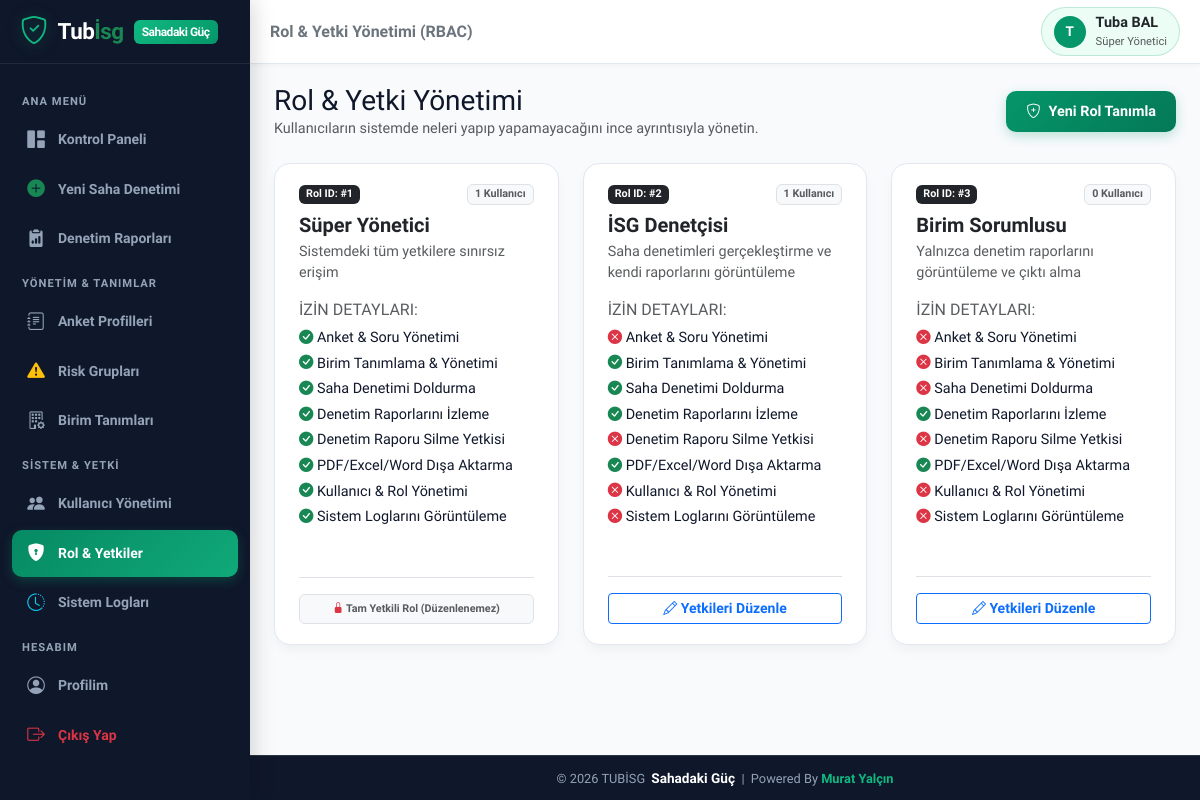
The app's page /roles.php (signed in) with its own data.
### tables this page shows
CREATE TABLE IF NOT EXISTS `users` (
  `id` INT AUTO_INCREMENT PRIMARY KEY,
  `username` VARCHAR(50) NOT NULL UNIQUE,
  `password` VARCHAR(255) NOT NULL,
  `name_surname` VARCHAR(100) NOT NULL,
  `email` VARCHAR(100) NULL,
  `role_id` INT NOT NULL,
  `is_active` TINYINT(1) DEFAULT 1,
  `created_at` DATETIME DEFAULT CURRENT_TIMESTAMP,
  FOREIGN KEY (`role_id`) REFERENCES `roles`(`id`) ON DELETE CASCADE
);

CREATE TABLE IF NOT EXISTS `roles` (
  `id` INT AUTO_INCREMENT PRIMARY KEY,
  `role_name` VARCHAR(50) NOT NULL,
  `description` VARCHAR(255) NULL,
  `permissions` TEXT NOT NULL,
  `created_at` DATETIME DEFAULT CURRENT_TIMESTAMP
);

### includes/auth.php (called while the page is built, shortened)
<?php
function is_logged_in() {
    return isset($_SESSION['user_id']) && !empty($_SESSION['user_id']);
}
function get_current_user_data() {
    static $currentUserData = null;
    if ($currentUserData !== null) return $currentUserData;
    $db = getDB();
    $stmt = $db->prepare("
        SELECT u.*, r.role_name, r.permissions
        FROM users u
        JOIN roles r ON u.role_id = r.id
        WHERE u.id = ? AND u.is_active = 1
    ");
    $stmt->execute([$_SESSION['user_id']]);
    $user = $stmt->fetch();
    $currentUserData = $user;
    return $user;
}
function has_permission($permission_key) {
    $user = get_current_user_data();
    if ((int)$user['role_id'] === 1) {
        return true;
    }
    $permissions = json_decode($user['permissions'], true);
    return isset($permissions[$permission_key]) && $permissions[$permission_key] === true;
}
function require_permission($permission_key) {
    if (!has_permission($permission_key)) {
        echo '<div style="font-family:sans-serif; padding:30px; text-align:center; background:#fff0f0; border-radius:12px; margin:50px auto; max-width:500px; color:#9b2c2c;">'
            . '<h2>🚫 Erişim Engellendi</h2>'
            . '<p>Bu işlemi yapmak için gerekli yetkiniz bulunmamaktadır.</p>'
            . '<a href="index.php" style="display:inline-block; padding:10px 20px; background:#e53e3e; color:#fff; text-decoration:none; border-radius:8px; margin-top:15px;">Ana Sayfaya Dön</a>'
            . '</div>';
        exit;
    }
}

### roles.php (the view, shortened to what this page needs)
<?php
require_once __DIR__ . '/includes/auth.php';
require_permission('users_manage');
$db = getDB();
$roles = $db->query("SELECT r.*, COUNT(u.id) as user_count FROM roles r LEFT JOIN users u ON r.id = u.role_id GROUP BY r.id ORDER BY r.id ASC")->fetchAll();
$pageTitle = 'Rol & Yetki Yönetimi (RBAC)';
include __DIR__ . '/includes/header.php';
?>
<div class="d-flex align-items-center justify-content-between mb-4">
  <div>
    <h3 class="fw-extrabold m-0">Rol & Yetki Yönetimi</h3>
    <p class="text-muted fs-7 m-0">Kullanıcıların sistemde neleri yapıp yapamayacağını ince ayrıntısıyla yönetin.</p>
  </div>
  <button type="button" class="btn btn-primary-custom" data-bs-toggle="modal" data-bs-target="#addRoleModal">
    <i class="bi bi-shield-plus"></i> Yeni Rol Tanımla
  </button>
</div>
<div class="row g-4 mb-5">
  <?php foreach ($roles as $role): ?>
    <?php
    $perms = json_decode($role['permissions'], true) ?? [];
    $isSuperAdmin = (int)$role['id'] === 1;
    ?>
    <div class="col-12 col-md-6 col-lg-4">
      <div class="custom-card h-100 d-flex flex-column justify-content-between">
        <div>
          <div class="d-flex align-items-center justify-content-between mb-2">
            <span class="badge bg-dark text-white font-weight-bold">Rol ID: #<?php echo $role['id']; ?></span>
            <span class="badge bg-light text-muted border"><?php echo $role['user_count']; ?> Kullanıcı</span>
          </div>
          <h5 class="fw-bold text-dark mb-1"><?php echo htmlspecialchars($role['role_name']); ?></h5>
          <p class="text-muted fs-7 mb-3"><?php echo htmlspecialchars($role['description'] ?? ''); ?></p>
          <h6 class="fs-8 text-uppercase text-muted font-weight-bold mb-2">İzin Detayları:</h6>
          <ul class="list-unstyled fs-7 mb-0">
            <li class="mb-1">
              <i class="bi bi-<?php echo ($isSuperAdmin || !empty($perms['surveys_manage'])) ? 'check-circle-fill text-success' : 'x-circle-fill text-danger'; ?>"></i>
              Anket & Soru Yönetimi
            </li>
            <li class="mb-1">
              <i class="bi bi-<?php echo ($isSuperAdmin || !empty($perms['units_manage'])) ? 'check-circle-fill text-success' : 'x-circle-fill text-danger'; ?>"></i>
              Birim Tanımlama & Yönetimi
            </li>
            <li class="mb-1">
              <i class="bi bi-<?php echo ($isSuperAdmin || !empty($perms['audit_conduct'])) ? 'check-circle-fill text-success' : 'x-circle-fill text-danger'; ?>"></i>
              Saha Denetimi Doldurma
            </li>
            <li class="mb-1">
              <i class="bi bi-<?php echo ($isSuperAdmin || !empty($perms['audit_view'])) ? 'check-circle-fill text-success' : 'x-circle-fill text-danger'; ?>"></i>
              Denetim Raporlarını İzleme
            </li>
            <li class="mb-1">
              <i class="bi bi-<?php echo ($isSuperAdmin || !empty($perms['audit_delete'])) ? 'check-circle-fill text-success' : 'x-circle-fill text-danger'; ?>"></i>
              Denetim Raporu Silme Yetkisi
            </li>
            <li class="mb-1">
              <i class="bi bi-<?php echo ($isSuperAdmin || !empty($perms['reports_export'])) ? 'check-circle-fill text-success' : 'x-circle-fill text-danger'; ?>"></i>
              PDF/Excel/Word Dışa Aktarma
            </li>
            <li class="mb-1">
              <i class="bi bi-<?php echo ($isSuperAdmin || !empty($perms['users_manage'])) ? 'check-circle-fill text-success' : 'x-circle-fill text-danger'; ?>"></i>
              Kullanıcı & Rol Yönetimi
            </li>
            <li class="mb-1">
              <i class="bi bi-<?php echo ($isSuperAdmin || !empty($perms['logs_view'])) ? 'check-circle-fill text-success' : 'x-circle-fill text-danger'; ?>"></i>
              Sistem Loglarını Görüntüleme
            </li>
          </ul>
        </div>
        <div class="mt-4 pt-3 border-top text-end">
          <?php if (!$isSuperAdmin): ?>
            <button class="btn btn-sm btn-outline-primary fw-bold w-100" data-bs-toggle="modal" data-bs-target="#editRoleModal<?php echo $role['id']; ?>">
              <i class="bi bi-pencil"></i> Yetkileri Düzenle
            </button>
          <?php else: ?>
            <span class="badge bg-light text-muted border w-100 p-2"><i class="bi bi-lock-fill text-danger"></i> Tam Yetkili Rol (Düzenlenemez)</span>
          <?php endif; ?>
        </div>
      </div>
    </div>
  <?php endforeach; ?>
</div>
<?php include __DIR__ . '/includes/footer.php'; ?>

### includes/header.php (shortened to what this page needs)
<?php
require_once __DIR__ . '/auth.php';
$user = get_current_user_data();
$currentPage = basename($_SERVER['PHP_SELF']);
?>
<!DOCTYPE html>
<html lang="tr">
<head>
  <link href="https://cdn.jsdelivr.net/npm/bootstrap@5.3.2/dist/css/bootstrap.min.css" rel="stylesheet">
  <link href="https://cdn.jsdelivr.net/npm/bootstrap-icons@1.11.2/font/bootstrap-icons.min.css" rel="stylesheet">
  <link href="assets/css/style.css" rel="stylesheet">
</head>
<body class="<?php echo is_logged_in() ? 'logged-in-mobile' : ''; ?>">
<div class="app-wrapper">
  <aside class="sidebar">
    <div class="sidebar-header">
      <a href="dashboard.php" class="brand-logo">
        <i class="bi bi-shield-check brand-icon fs-3"></i>
        <span>Tub<span class="text-success">İsg</span></span>
        <span class="brand-badge">Sahadaki Güç</span>
      </a>
    </div>
    <div class="sidebar-nav">
      <div class="nav-category">Ana Menü</div>
      <a href="dashboard.php" class="nav-link-custom <?php echo ($currentPage == 'dashboard.php' || $currentPage == 'index.php') ? 'active' : ''; ?>">
        <i class="bi bi-grid-1x2-fill"></i>
        <span>Kontrol Paneli</span>
      </a>
      <?php if (has_permission('audit_conduct')): ?>
      <a href="audit_new.php" class="nav-link-custom <?php echo ($currentPage == 'audit_new.php' || $currentPage == 'audit_fill.php') ? 'active' : ''; ?>">
        <i class="bi bi-plus-circle-fill text-success"></i>
        <span>Yeni Saha Denetimi</span>
      </a>
      <?php endif; ?>
      <?php if (has_permission('audit_view')): ?>
      <a href="audits_list.php" class="nav-link-custom <?php echo ($currentPage == 'audits_list.php' || $currentPage == 'audit_detail.php') ? 'active' : ''; ?>">
        <i class="bi bi-clipboard2-data-fill"></i>
        <span>Denetim Raporları</span>
      </a>
      <?php endif; ?>
      <div class="nav-category">Yönetim & Tanımlar</div>
      <?php if (has_permission('surveys_manage')): ?>
      <a href="survey_templates.php" class="nav-link-custom <?php echo ($currentPage == 'survey_templates.php' || $currentPage == 'survey_edit.php') ? 'active' : ''; ?>">
        <i class="bi bi-journal-text"></i>
        <span>Anket Profilleri</span>
      </a>
      <a href="risk_groups.php" class="nav-link-custom <?php echo $currentPage == 'risk_groups.php' ? 'active' : ''; ?>">
        <i class="bi bi-exclamation-triangle-fill text-warning"></i>
        <span>Risk Grupları</span>
      </a>
      <?php endif; ?>
      <?php if (has_permission('units_manage')): ?>
      <a href="units.php" class="nav-link-custom <?php echo $currentPage == 'units.php' ? 'active' : ''; ?>">
        <i class="bi bi-building-gear"></i>
        <span>Birim Tanımları</span>
      </a>
      <?php endif; ?>
      <?php if (has_permission('users_manage') || has_permission('logs_view')): ?>
      <div class="nav-category">Sistem & Yetki</div>
      <?php if (has_permission('users_manage')): ?>
      <a href="users.php" class="nav-link-custom <?php echo $currentPage == 'users.php' ? 'active' : ''; ?>">
        <i class="bi bi-people-fill"></i>
        <span>Kullanıcı Yönetimi</span>
      </a>
      <a href="roles.php" class="nav-link-custom <?php echo $currentPage == 'roles.php' ? 'active' : ''; ?>">
        <i class="bi bi-shield-lock-fill"></i>
        <span>Rol & Yetkiler</span>
      </a>
      <?php endif; ?>
      <?php if (has_permission('logs_view')): ?>
      <a href="logs.php" class="nav-link-custom <?php echo $currentPage == 'logs.php' ? 'active' : ''; ?>">
        <i class="bi bi-clock-history text-info"></i>
        <span>Sistem Logları</span>
      </a>
      <?php endif; ?>
      <?php endif; ?>
      <div class="nav-category">Hesabım</div>
      <a href="profile.php" class="nav-link-custom <?php echo $currentPage == 'profile.php' ? 'active' : ''; ?>">
        <i class="bi bi-person-circle"></i>
        <span>Profilim</span>
      </a>
      <a href="logout.php" class="nav-link-custom text-danger">
        <i class="bi bi-box-arrow-right"></i>
        <span>Çıkış Yap</span>
      </a>
    </div>
  </aside>
  <main class="main-content">
    <header class="top-navbar">
      <div class="d-flex align-items-center gap-3">
        <h5 class="m-0 fw-bold d-none d-sm-block text-secondary fs-6">
          <?php echo isset($pageTitle) ? htmlspecialchars($pageTitle) : 'İSG Saha Platformu'; ?>
        </h5>
      </div>
      <div class="d-flex align-items-center gap-3">
        <?php if ($user): ?>
        <a href="profile.php" class="user-profile-badge text-decoration-none" title="Profil Ayarları">
          <div class="avatar-circle">
            <?php echo mb_substr($user['name_surname'], 0, 1, 'UTF-8'); ?>
          </div>
          <div class="d-none d-md-block text-start">
            <div class="fw-bold fs-7 leading-tight text-dark"><?php echo htmlspecialchars($user['name_surname']); ?></div>
            <div class="text-muted fs-8" style="font-size:0.7rem;"><?php echo htmlspecialchars($user['role_name']); ?></div>
          </div>
        </a>
        <?php endif; ?>
      </div>
    </header>
    <div class="page-container">

### records on screen
users: name_surname "T", name_surname "Tuba BAL", role.role_name "Süper Yönetici"
roles: id "1", user_count "1", role_name "Süper Yönetici", description "Sistemdeki tüm yetkilere sınırsız erişim", shows "Tam Yetkili Rol (Düzenlenemez)"
roles: id "2", user_count "1", role_name "İSG Denetçisi", description "Saha denetimleri gerçekleştirme ve kendi raporlarını görüntüleme"
roles: id "3", user_count "0", role_name "Birim Sorumlusu", description "Yalnızca denetim raporlarını görüntüleme ve çıktı alma"

### other values on screen
$pageTitle "Rol & Yetki Yönetimi (RBAC)"
